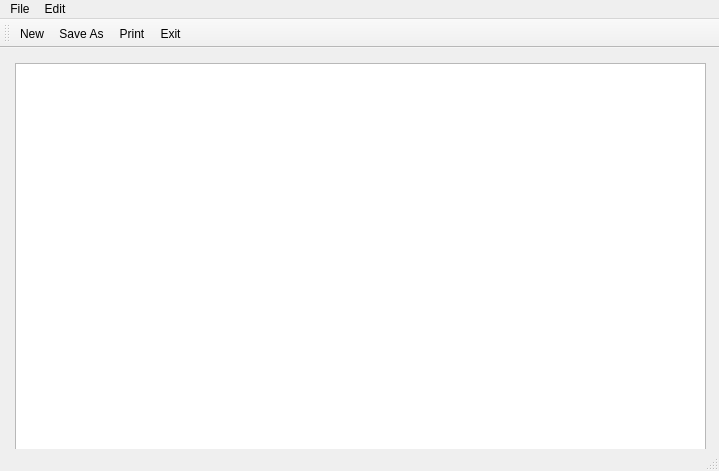
<?xml version="1.0" encoding="UTF-8"?>
<ui version="4.0">
 <class>MainWindow</class>
 <widget class="QMainWindow" name="MainWindow">
  <property name="geometry">
   <rect>
    <x>0</x>
    <y>0</y>
    <width>719</width>
    <height>471</height>
   </rect>
  </property>
  <property name="windowTitle">
   <string>MainWindow</string>
  </property>
  <widget class="QWidget" name="centralwidget">
   <widget class="QWidget" name="verticalLayoutWidget">
    <property name="geometry">
     <rect>
      <x>10</x>
      <y>10</y>
      <width>701</width>
      <height>411</height>
     </rect>
    </property>
    <layout class="QVBoxLayout" name="verticalLayout">
     <property name="leftMargin">
      <number>5</number>
     </property>
     <property name="topMargin">
      <number>5</number>
     </property>
     <property name="rightMargin">
      <number>5</number>
     </property>
     <property name="bottomMargin">
      <number>5</number>
     </property>
     <item>
      <widget class="QTextEdit" name="textEdit"/>
     </item>
    </layout>
   </widget>
  </widget>
  <widget class="QMenuBar" name="menubar">
   <property name="geometry">
    <rect>
     <x>0</x>
     <y>0</y>
     <width>719</width>
     <height>21</height>
    </rect>
   </property>
   <widget class="QMenu" name="menuFile">
    <property name="title">
     <string>File</string>
    </property>
    <addaction name="actionNew"/>
    <addaction name="actionOpen"/>
    <addaction name="actionSave_As"/>
    <addaction name="actionPrint"/>
    <addaction name="actionExit"/>
   </widget>
   <widget class="QMenu" name="menuEdit">
    <property name="title">
     <string>Edit</string>
    </property>
    <addaction name="actionCopy"/>
    <addaction name="actionPaste"/>
    <addaction name="actionCut"/>
    <addaction name="actionUndo"/>
    <addaction name="actionRedo"/>
   </widget>
   <addaction name="menuFile"/>
   <addaction name="menuEdit"/>
  </widget>
  <widget class="QStatusBar" name="statusbar"/>
  <widget class="QToolBar" name="toolBar">
   <property name="windowTitle">
    <string>toolBar</string>
   </property>
   <attribute name="toolBarArea">
    <enum>TopToolBarArea</enum>
   </attribute>
   <attribute name="toolBarBreak">
    <bool>false</bool>
   </attribute>
   <addaction name="actionNew"/>
   <addaction name="actionSave_As"/>
   <addaction name="actionPrint"/>
   <addaction name="actionExit"/>
  </widget>
  <action name="actionNew">
   <property name="icon">
    <iconset theme="document-new">
     <normalon>:/icons/icons/document.png</normalon>
    </iconset>
   </property>
   <property name="text">
    <string>New</string>
   </property>
   <property name="shortcut">
    <string>Ctrl+N</string>
   </property>
  </action>
  <action name="actionSave_As">
   <property name="icon">
    <iconset>
     <normalon>:/icons/icons/home.png</normalon>
    </iconset>
   </property>
   <property name="text">
    <string>Save As</string>
   </property>
   <property name="shortcut">
    <string>Ctrl+S</string>
   </property>
  </action>
  <action name="actionPrint">
   <property name="icon">
    <iconset>
     <normalon>:/icons/icons/settings.png</normalon>
    </iconset>
   </property>
   <property name="text">
    <string>Print</string>
   </property>
   <property name="shortcut">
    <string>Ctrl+P</string>
   </property>
  </action>
  <action name="actionExit">
   <property name="icon">
    <iconset>
     <normalon>:/icons/icons/envelope.png</normalon>
    </iconset>
   </property>
   <property name="text">
    <string>Exit</string>
   </property>
   <property name="shortcut">
    <string>Ctrl+Q</string>
   </property>
  </action>
  <action name="actionCopy">
   <property name="icon">
    <iconset>
     <normalon>:/icons/icons/refresh.png</normalon>
    </iconset>
   </property>
   <property name="text">
    <string>Copy</string>
   </property>
   <property name="shortcut">
    <string>Ctrl+C</string>
   </property>
  </action>
  <action name="actionPaste">
   <property name="icon">
    <iconset theme="document-paste">
     <normalon>:/icons/icons/refresh.png</normalon>
    </iconset>
   </property>
   <property name="text">
    <string>Paste</string>
   </property>
   <property name="shortcut">
    <string>Ctrl+P</string>
   </property>
  </action>
  <action name="actionCut">
   <property name="icon">
    <iconset>
     <normalon>:/icons/icons/document.png</normalon>
    </iconset>
   </property>
   <property name="text">
    <string>Cut</string>
   </property>
   <property name="shortcut">
    <string>Ctrl+X</string>
   </property>
  </action>
  <action name="actionUndo">
   <property name="icon">
    <iconset>
     <normalon>:/icons/icons/home.png</normalon>
    </iconset>
   </property>
   <property name="text">
    <string>Undo</string>
   </property>
   <property name="shortcut">
    <string>Ctrl+Y</string>
   </property>
  </action>
  <action name="actionRedo">
   <property name="icon">
    <iconset>
     <normalon>:/icons/icons/list.png</normalon>
    </iconset>
   </property>
   <property name="text">
    <string>Redo</string>
   </property>
   <property name="shortcut">
    <string>Ctrl+R</string>
   </property>
  </action>
  <action name="actionOpen">
   <property name="icon">
    <iconset>
     <normalon>:/icons/icons/document.png</normalon>
    </iconset>
   </property>
   <property name="text">
    <string>Open</string>
   </property>
   <property name="shortcut">
    <string>Ctrl+O</string>
   </property>
  </action>
 </widget>
 <resources/>
 <connections/>
</ui>
